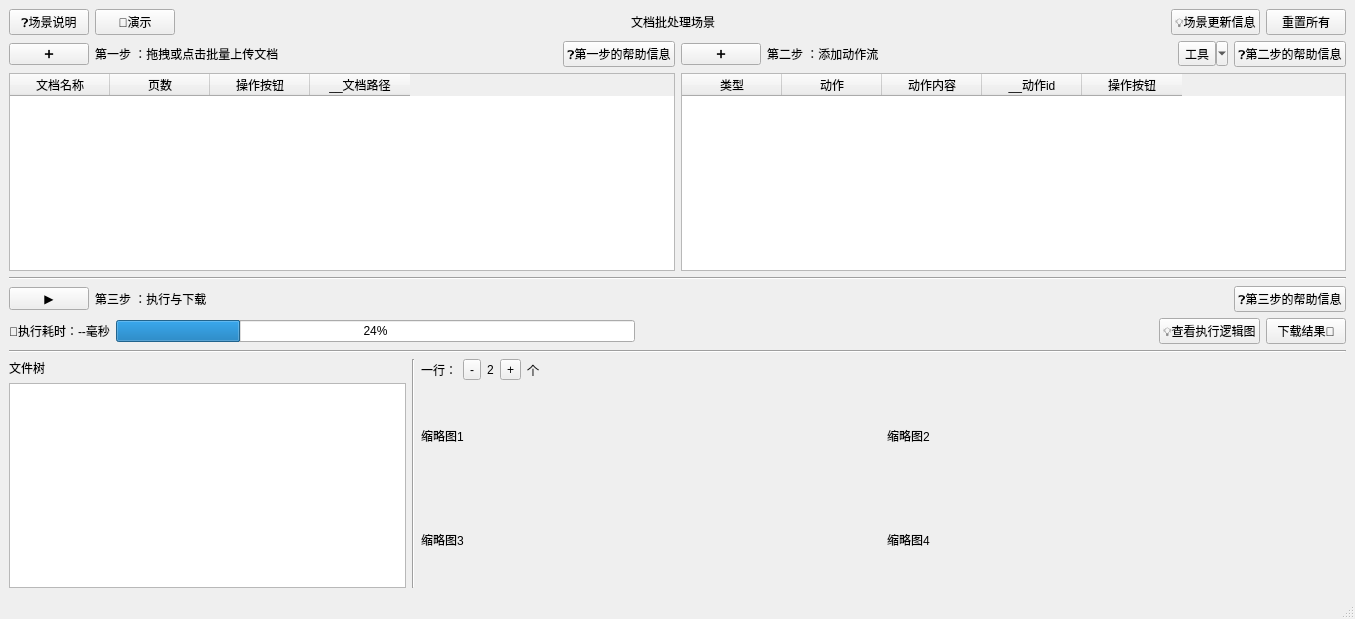
<?xml version="1.0" encoding="UTF-8"?>
<ui version="4.0">
 <class>MainWindow</class>
 <widget class="QMainWindow" name="MainWindow">
  <property name="windowModality">
   <enum>Qt::NonModal</enum>
  </property>
  <property name="geometry">
   <rect>
    <x>0</x>
    <y>0</y>
    <width>1355</width>
    <height>619</height>
   </rect>
  </property>
  <property name="windowTitle">
   <string>MainWindow</string>
  </property>
  <property name="documentMode">
   <bool>true</bool>
  </property>
  <widget class="QWidget" name="centralwidget">
   <layout class="QVBoxLayout" name="verticalLayout_5">
    <item>
     <layout class="QHBoxLayout" name="horizontalLayout_8">
      <item>
       <widget class="QPushButton" name="help_info_button">
        <property name="text">
         <string>❓场景说明</string>
        </property>
       </widget>
      </item>
      <item>
       <widget class="QPushButton" name="demo_button">
        <property name="text">
         <string>📰演示</string>
        </property>
       </widget>
      </item>
      <item>
       <spacer name="horizontalSpacer_7">
        <property name="orientation">
         <enum>Qt::Horizontal</enum>
        </property>
        <property name="sizeHint" stdset="0">
         <size>
          <width>40</width>
          <height>20</height>
         </size>
        </property>
       </spacer>
      </item>
      <item>
       <widget class="QLabel" name="label_6">
        <property name="sizeIncrement">
         <size>
          <width>0</width>
          <height>0</height>
         </size>
        </property>
        <property name="text">
         <string>文档批处理场景</string>
        </property>
       </widget>
      </item>
      <item>
       <spacer name="horizontalSpacer_8">
        <property name="orientation">
         <enum>Qt::Horizontal</enum>
        </property>
        <property name="sizeHint" stdset="0">
         <size>
          <width>40</width>
          <height>20</height>
         </size>
        </property>
       </spacer>
      </item>
      <item>
       <widget class="QPushButton" name="release_info_button">
        <property name="text">
         <string>💡场景更新信息</string>
        </property>
       </widget>
      </item>
      <item>
       <widget class="QPushButton" name="reset_button">
        <property name="text">
         <string>重置所有</string>
        </property>
       </widget>
      </item>
     </layout>
    </item>
    <item>
     <layout class="QHBoxLayout" name="horizontalLayout_4" stretch="0,0">
      <item>
       <layout class="QVBoxLayout" name="verticalLayout">
        <item>
         <layout class="QHBoxLayout" name="horizontalLayout_6">
          <item>
           <widget class="QPushButton" name="add_docs_button">
            <property name="text">
             <string>➕</string>
            </property>
           </widget>
          </item>
          <item>
           <widget class="QLabel" name="label_5">
            <property name="text">
             <string>第一步 ：拖拽或点击批量上传文档</string>
            </property>
           </widget>
          </item>
          <item>
           <spacer name="horizontalSpacer_5">
            <property name="orientation">
             <enum>Qt::Horizontal</enum>
            </property>
            <property name="sizeHint" stdset="0">
             <size>
              <width>40</width>
              <height>20</height>
             </size>
            </property>
           </spacer>
          </item>
          <item>
           <widget class="QPushButton" name="step1_help_info_button">
            <property name="text">
             <string>❓第一步的帮助信息</string>
            </property>
           </widget>
          </item>
         </layout>
        </item>
        <item>
         <layout class="QHBoxLayout" name="horizontalLayout_3">
          <item>
           <widget class="QTableWidget" name="docs_table">
            <property name="verticalScrollBarPolicy">
             <enum>Qt::ScrollBarAsNeeded</enum>
            </property>
            <property name="horizontalScrollBarPolicy">
             <enum>Qt::ScrollBarAsNeeded</enum>
            </property>
            <property name="autoScroll">
             <bool>true</bool>
            </property>
            <property name="horizontalScrollMode">
             <enum>QAbstractItemView::ScrollPerItem</enum>
            </property>
            <property name="columnCount">
             <number>4</number>
            </property>
            <attribute name="verticalHeaderVisible">
             <bool>true</bool>
            </attribute>
            <column>
             <property name="text">
              <string>文档名称</string>
             </property>
            </column>
            <column>
             <property name="text">
              <string>页数</string>
             </property>
            </column>
            <column>
             <property name="text">
              <string>操作按钮</string>
             </property>
            </column>
            <column>
             <property name="text">
              <string>__文档路径</string>
             </property>
            </column>
           </widget>
          </item>
         </layout>
        </item>
       </layout>
      </item>
      <item>
       <layout class="QVBoxLayout" name="verticalLayout_2">
        <item>
         <layout class="QHBoxLayout" name="horizontalLayout">
          <item>
           <widget class="QPushButton" name="add_action_button">
            <property name="text">
             <string>➕</string>
            </property>
           </widget>
          </item>
          <item>
           <widget class="QLabel" name="label_2">
            <property name="text">
             <string>第二步 ：添加动作流</string>
            </property>
           </widget>
          </item>
          <item>
           <spacer name="horizontalSpacer_2">
            <property name="orientation">
             <enum>Qt::Horizontal</enum>
            </property>
            <property name="sizeHint" stdset="0">
             <size>
              <width>40</width>
              <height>20</height>
             </size>
            </property>
           </spacer>
          </item>
          <item>
           <widget class="QToolButton" name="action_tool_box">
            <property name="enabled">
             <bool>true</bool>
            </property>
            <property name="focusPolicy">
             <enum>Qt::TabFocus</enum>
            </property>
            <property name="contextMenuPolicy">
             <enum>Qt::DefaultContextMenu</enum>
            </property>
            <property name="toolTip">
             <string/>
            </property>
            <property name="text">
             <string>工具</string>
            </property>
            <property name="iconSize">
             <size>
              <width>20</width>
              <height>20</height>
             </size>
            </property>
            <property name="popupMode">
             <enum>QToolButton::MenuButtonPopup</enum>
            </property>
            <property name="toolButtonStyle">
             <enum>Qt::ToolButtonTextOnly</enum>
            </property>
            <property name="autoRaise">
             <bool>false</bool>
            </property>
            <property name="arrowType">
             <enum>Qt::NoArrow</enum>
            </property>
           </widget>
          </item>
          <item>
           <widget class="QPushButton" name="step2_help_info_button">
            <property name="text">
             <string>❓第二步的帮助信息</string>
            </property>
           </widget>
          </item>
         </layout>
        </item>
        <item>
         <widget class="QTableWidget" name="actions_table">
          <property name="contextMenuPolicy">
           <enum>Qt::NoContextMenu</enum>
          </property>
          <property name="verticalScrollBarPolicy">
           <enum>Qt::ScrollBarAsNeeded</enum>
          </property>
          <property name="horizontalScrollBarPolicy">
           <enum>Qt::ScrollBarAsNeeded</enum>
          </property>
          <property name="autoScroll">
           <bool>true</bool>
          </property>
          <property name="horizontalScrollMode">
           <enum>QAbstractItemView::ScrollPerItem</enum>
          </property>
          <property name="columnCount">
           <number>5</number>
          </property>
          <attribute name="verticalHeaderVisible">
           <bool>true</bool>
          </attribute>
          <column>
           <property name="text">
            <string>类型</string>
           </property>
          </column>
          <column>
           <property name="text">
            <string>动作</string>
           </property>
          </column>
          <column>
           <property name="text">
            <string>动作内容</string>
           </property>
          </column>
          <column>
           <property name="text">
            <string>__动作id</string>
           </property>
          </column>
          <column>
           <property name="text">
            <string>操作按钮</string>
           </property>
          </column>
         </widget>
        </item>
       </layout>
      </item>
     </layout>
    </item>
    <item>
     <widget class="Line" name="line">
      <property name="orientation">
       <enum>Qt::Horizontal</enum>
      </property>
     </widget>
    </item>
    <item>
     <layout class="QHBoxLayout" name="horizontalLayout_2">
      <item>
       <widget class="QPushButton" name="run_button">
        <property name="text">
         <string>▶</string>
        </property>
       </widget>
      </item>
      <item>
       <widget class="QLabel" name="label_3">
        <property name="text">
         <string>第三步 ：执行与下载</string>
        </property>
       </widget>
      </item>
      <item>
       <spacer name="horizontalSpacer_3">
        <property name="orientation">
         <enum>Qt::Horizontal</enum>
        </property>
        <property name="sizeHint" stdset="0">
         <size>
          <width>40</width>
          <height>20</height>
         </size>
        </property>
       </spacer>
      </item>
      <item>
       <widget class="QPushButton" name="step3_help_info_button">
        <property name="text">
         <string>❓第三步的帮助信息</string>
        </property>
       </widget>
      </item>
     </layout>
    </item>
    <item>
     <layout class="QHBoxLayout" name="horizontalLayout_5">
      <item>
       <widget class="QLabel" name="result_detail_text">
        <property name="text">
         <string>🚫执行耗时：--毫秒</string>
        </property>
       </widget>
      </item>
      <item>
       <widget class="QProgressBar" name="run_progress_bar">
        <property name="value">
         <number>24</number>
        </property>
        <property name="textVisible">
         <bool>true</bool>
        </property>
        <property name="textDirection">
         <enum>QProgressBar::TopToBottom</enum>
        </property>
       </widget>
      </item>
      <item>
       <spacer name="horizontalSpacer_6">
        <property name="orientation">
         <enum>Qt::Horizontal</enum>
        </property>
        <property name="sizeHint" stdset="0">
         <size>
          <width>40</width>
          <height>20</height>
         </size>
        </property>
       </spacer>
      </item>
      <item>
       <widget class="QPushButton" name="action_logic_view_button">
        <property name="text">
         <string>💡查看执行逻辑图</string>
        </property>
       </widget>
      </item>
      <item>
       <widget class="QPushButton" name="download_result_button">
        <property name="text">
         <string>下载结果📄</string>
        </property>
       </widget>
      </item>
     </layout>
    </item>
    <item>
     <widget class="Line" name="line_2">
      <property name="orientation">
       <enum>Qt::Horizontal</enum>
      </property>
     </widget>
    </item>
    <item>
     <layout class="QHBoxLayout" name="horizontalLayout_9" stretch="3,0,7">
      <item>
       <layout class="QVBoxLayout" name="verticalLayout_3">
        <item>
         <widget class="QLabel" name="label">
          <property name="text">
           <string>文件树</string>
          </property>
         </widget>
        </item>
        <item>
         <widget class="QTreeView" name="result_tree"/>
        </item>
       </layout>
      </item>
      <item>
       <widget class="Line" name="line_3">
        <property name="orientation">
         <enum>Qt::Vertical</enum>
        </property>
       </widget>
      </item>
      <item>
       <layout class="QVBoxLayout" name="verticalLayout_4" stretch="1,9">
        <item>
         <layout class="QHBoxLayout" name="horizontalLayout_7">
          <item>
           <widget class="QLabel" name="label_7">
            <property name="text">
             <string>一行：</string>
            </property>
           </widget>
          </item>
          <item>
           <widget class="QToolButton" name="preview_col_num_sub_button">
            <property name="text">
             <string>-</string>
            </property>
           </widget>
          </item>
          <item>
           <widget class="QLabel" name="result_previw_col_num_text">
            <property name="text">
             <string>2</string>
            </property>
           </widget>
          </item>
          <item>
           <widget class="QToolButton" name="preview_col_num_add_button">
            <property name="text">
             <string>+</string>
            </property>
           </widget>
          </item>
          <item>
           <widget class="QLabel" name="label_12">
            <property name="text">
             <string>个</string>
            </property>
           </widget>
          </item>
          <item>
           <spacer name="horizontalSpacer">
            <property name="orientation">
             <enum>Qt::Horizontal</enum>
            </property>
            <property name="sizeHint" stdset="0">
             <size>
              <width>40</width>
              <height>20</height>
             </size>
            </property>
           </spacer>
          </item>
         </layout>
        </item>
        <item>
         <layout class="QGridLayout" name="result_previw_grid_layout">
          <item row="0" column="1">
           <widget class="QLabel" name="test2_preview_img">
            <property name="text">
             <string>缩略图2</string>
            </property>
           </widget>
          </item>
          <item row="1" column="0">
           <widget class="QLabel" name="test3_preview_img">
            <property name="text">
             <string>缩略图3</string>
            </property>
           </widget>
          </item>
          <item row="0" column="0">
           <widget class="QLabel" name="test1_preview_img">
            <property name="text">
             <string>缩略图1</string>
            </property>
           </widget>
          </item>
          <item row="1" column="1">
           <widget class="QLabel" name="test4_preview_img">
            <property name="text">
             <string>缩略图4</string>
            </property>
           </widget>
          </item>
         </layout>
        </item>
       </layout>
      </item>
     </layout>
    </item>
   </layout>
  </widget>
  <widget class="QStatusBar" name="statusBar"/>
 </widget>
 <resources/>
 <connections/>
</ui>
